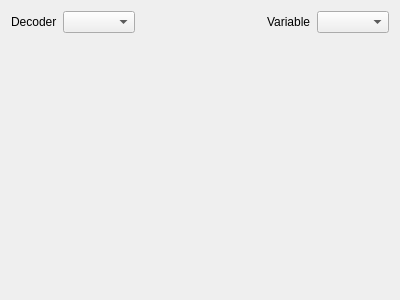
<?xml version="1.0" encoding="UTF-8"?>
<ui version="4.0">
 <class>Form</class>
 <widget class="QWidget" name="Form">
  <property name="geometry">
   <rect>
    <x>0</x>
    <y>0</y>
    <width>400</width>
    <height>300</height>
   </rect>
  </property>
  <property name="windowTitle">
   <string>Form</string>
  </property>
  <layout class="QGridLayout" name="gridLayout" rowstretch="0,1">
   <item row="0" column="0">
    <layout class="QHBoxLayout" name="horizontalLayout">
     <item>
      <widget class="QLabel" name="label">
       <property name="text">
        <string>Decoder</string>
       </property>
      </widget>
     </item>
     <item>
      <widget class="QComboBox" name="comboBox">
       <property name="currentText">
        <string/>
       </property>
      </widget>
     </item>
     <item>
      <spacer name="horizontalSpacer">
       <property name="orientation">
        <enum>Qt::Horizontal</enum>
       </property>
       <property name="sizeHint" stdset="0">
        <size>
         <width>80</width>
         <height>20</height>
        </size>
       </property>
      </spacer>
     </item>
     <item>
      <widget class="QLabel" name="label_2">
       <property name="text">
        <string>Variable</string>
       </property>
      </widget>
     </item>
     <item>
      <widget class="QComboBox" name="comboBox_2">
       <property name="currentText">
        <string/>
       </property>
      </widget>
     </item>
    </layout>
   </item>
   <item row="1" column="0">
    <widget class="QWidget" name="widget" native="true"/>
   </item>
  </layout>
 </widget>
 <resources/>
 <connections/>
</ui>
